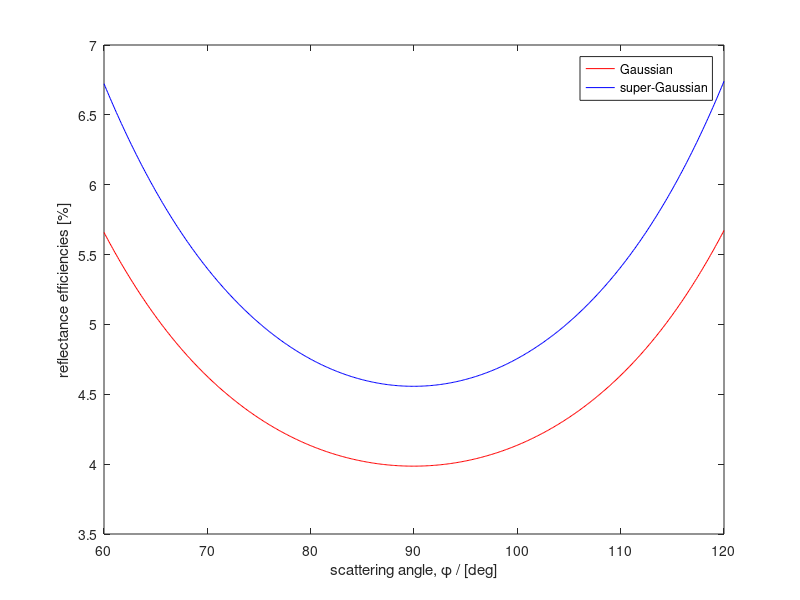

Write the MATLAB code that produced this figure.
load('efficiency_gauss.mat')
x2 = x3;
s2 = s3;
load('efficiency_super.mat')
%%
figure(1)
plot(x2 + 90, s2, 'r', x3 + 90, s3, 'b')
xlabel('scattering angle, \phi / [deg]')
ylabel('reflectance efficiencies [%]')
legend('Gaussian', 'super-Gaussian')